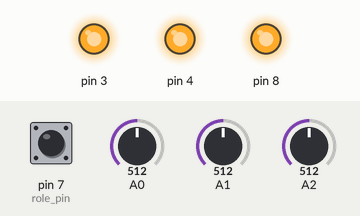
This sketch was run on a simulated Arduino Uno, built with avr-gcc and run on an emulated ATmega328P. On the bench: output pins drawn as LEDs (lit = HIGH). The test bench sets the inputs (shaded band); at power-on: A2 = 512, pin 7 (role_pin) HIGH, A0 = 512, A1 = 512. No radio packets arrive unless stated.

Above: at 1.8 s.
1.9 s: A2 set to 464
At 2.2 s:
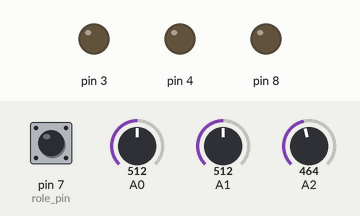
3.4 s: A2 set to 441
6.4 s: A2 set to 460
7.9 s: A2 set to 440
Timing chart, 0 to 10.9 s (numbered marks = the images above; inputs shaded):
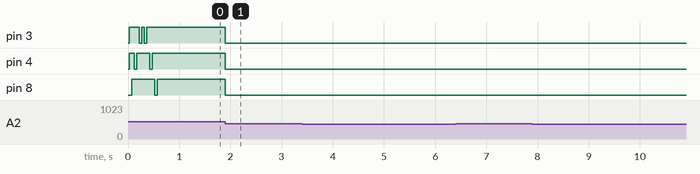

Measured:
- the behaviour switches between 481 and 480 on A2 (found by bisection; images 0 and 1)
- after the input at 1.9 s, pin 3, pin 4, pin 8: HIGH → LOW at once
- after the input at 6.4 s, every drawn part: stays the same

The sketch:

bike_immob_transmitter_radio.ino
```cpp
// (licence header left out)
/**
 * Example RF Radio Ping Pair
 *
 * This is an example of how to use the RF24 class.  Write this sketch to two different nodes,
 * connect the role_pin to ground on one.  The ping node sends the current time to the pong node,
 * which responds by sending the value back.  The ping node can then see how long the whole cycle
 * took.
 */

#include <SPI.h>
#include "nRF24L01.h"
#include "RF24.h"
#include "printf.h"

//
// Hardware configuration
//

// Set up nRF24L01 radio on SPI bus plus pins 9 & 10

RF24 radio(9,10);

// sets the role of this unit in hardware.  Connect to GND to be the 'pong' receiver
// Leave open to be the 'ping' transmitter
const int role_pin = 7;

//
// Topology
//

// Radio pipe addresses for the 2 nodes to communicate.
const uint64_t pipes[2] = { 0xF0F0F0F0E1LL, 0xF0F0F0F0D2LL };

//
// Role management
//
// Set up role.  This sketch uses the same software for all the nodes
// in this system.  Doing so greatly simplifies testing.  The hardware itself specifies
// which node it is.
//
// This is done through the role_pin
//

// The various roles supported by this sketch
typedef enum { role_ping_out = 1, role_pong_back } role_e;

// The debug-friendly names of those roles
const char* role_friendly_name[] = { "invalid", "Ping out", "Pong back"};

// The role of the current running sketch
role_e role;
unsigned long previousMillis = 0;  const long interval = 100; int ledState = LOW;

void setup(void)
{
  //
  // Role
  //

  // set up the role pin
  pinMode(role_pin, INPUT);
  digitalWrite(role_pin,HIGH);
  delay(20); // Just to get a solid reading on the role pin
pinMode(8, OUTPUT);pinMode(3, OUTPUT);pinMode(4, OUTPUT);


digitalWrite(8,1); digitalWrite(4,1); digitalWrite(3,1);

   digitalWrite(8,0); delay(50);

   digitalWrite(8,1); delay(50);
   digitalWrite(4,0); delay(50);
   digitalWrite(4,1); delay(50);


   digitalWrite(3,0); delay(50);
   digitalWrite(3,1); delay(50);

   digitalWrite(3,0); delay(50);
   digitalWrite(3,1); delay(50);

   digitalWrite(4,0); delay(50);
   digitalWrite(4,1); delay(50);

      digitalWrite(8,0); delay(50);
    digitalWrite(8,1); delay(50);
  // read the address pin, establish our role
  if ( ! digitalRead(role_pin) )
    role = role_ping_out;
  else
    role = role_pong_back;

  //
  // Print preamble
  //

  Serial.begin(57600);
  printf_begin();
  printf("\n\rRF24/examples/pingpair/\n\r");
  printf("ROLE: %s\n\r",role_friendly_name[role]);

  //
  // Setup and configure rf radio
  //

  radio.begin();

  // optionally, increase the delay between retries & # of retries
  radio.setRetries(15,15);

  // optionally, reduce the payload size.  seems to
  // improve reliability
  radio.setPayloadSize(8);

  //
  // Open pipes to other nodes for communication
  //

  // This simple sketch opens two pipes for these two nodes to communicate
  // back and forth.
  // Open 'our' pipe for writing
  // Open the 'other' pipe for reading, in position #1 (we can have up to 5 pipes open for reading)

  if ( role == role_ping_out )
  {
    radio.openWritingPipe(pipes[0]);
    radio.openReadingPipe(1,pipes[1]);
  }
  else
  {
    radio.openWritingPipe(pipes[1]);
    radio.openReadingPipe(1,pipes[0]);
  }

  //
  // Start listening
  //

  radio.startListening();

  //
  // Dump the configuration of the rf unit for debugging
  //

  radio.printDetails();
}

void loop(void)
{
  //
  // Ping out role.  Repeatedly send the current time
  //


    // First, stop listening so we can talk.
    radio.stopListening();

    // Take the time, and send it.  This will block until complete
    unsigned long time = millis();
    printf("Now sending %lu...",time);
    bool ok = radio.write( &time, sizeof(unsigned long) );


 unsigned long currentMillis = millis();

  // put your main code here, to run repeatedly:


////////////////////////////////////////////////////////////////////////////////////low brake
if(analogRead(A2)<=480){


     digitalWrite(8,0);digitalWrite(3,0);digitalWrite(4,0);}
else{digitalWrite(8,1);digitalWrite(3,1);digitalWrite(4,1);}

///////////////////////////////////////////////////////////////////////////////////////highbrake
if(analogRead(A2)<=450){


  if(currentMillis - previousMillis >= interval) {
    // save the last time you blinked the LED
    previousMillis = currentMillis;

    // if the LED is off turn it on and vice-versa:
    if (ledState == LOW)
      ledState = HIGH;
    else
      ledState = LOW;

    // set the LED with the ledState of the variable:    digitalWrite(ledPin, ledState);
   digitalWrite(8,ledState);digitalWrite(4,ledState);digitalWrite(4,ledState);
  }


}


if(analogRead(A2)<=5){
digitalWrite(8,0);digitalWrite(3,0);digitalWrite(4,0);
  delay(5000);}
  if(analogRead(A1)<=5){
digitalWrite(8,0);digitalWrite(3,0);digitalWrite(4,0);
  delay(5000);}
  if(analogRead(A0)<=5){
digitalWrite(8,0);digitalWrite(3,0);digitalWrite(4,0);
  delay(5000);}


}
// vim:cin:ai:sts=2 sw=2 ft=cpp
```
